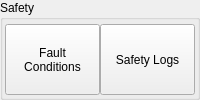
              <widget class="QWidget" name="widget_16" native="true">
               <property name="maximumSize">
                <size>
                 <width>250</width>
                 <height>16777215</height>
                </size>
               </property>
               <layout class="QHBoxLayout" name="horizontalLayout_26">
                <property name="spacing">
                 <number>6</number>
                </property>
                <property name="leftMargin">
                 <number>0</number>
                </property>
                <property name="topMargin">
                 <number>0</number>
                </property>
                <property name="rightMargin">
                 <number>0</number>
                </property>
                <property name="bottomMargin">
                 <number>0</number>
                </property>
                <item>
                 <widget class="QGroupBox" name="groupBox">
                  <property name="title">
                   <string>Safety</string>
                  </property>
                  <layout class="QHBoxLayout" name="horizontalLayout_20">
                   <property name="spacing">
                    <number>0</number>
                   </property>
                   <property name="leftMargin">
                    <number>2</number>
                   </property>
                   <property name="topMargin">
                    <number>4</number>
                   </property>
                   <property name="rightMargin">
                    <number>2</number>
                   </property>
                   <property name="bottomMargin">
                    <number>2</number>
                   </property>
                   <item>
                    <widget class="QToolButton" name="toolButton_3">
                     <property name="sizePolicy">
                      <sizepolicy hsizetype="Preferred" vsizetype="Preferred">
                       <horstretch>0</horstretch>
                       <verstretch>0</verstretch>
                      </sizepolicy>
                     </property>
                     <property name="minimumSize">
                      <size>
                       <width>77</width>
                       <height>32</height>
                      </size>
                     </property>
                     <property name="text">
                      <string>Fault
Conditions</string>
                     </property>
                     <property name="icon">
                      <iconset resource="../resources.qrc">
                       <normaloff>:/icons/icons8-close-48.png</normaloff>:/icons/icons8-close-48.png</iconset>
                     </property>
                     <property name="iconSize">
                      <size>
                       <width>48</width>
                       <height>28</height>
                      </size>
                     </property>
                     <property name="toolButtonStyle">
                      <enum>Qt::ToolButtonStyle::ToolButtonTextUnderIcon</enum>
                     </property>
                    </widget>
                   </item>
                   <item>
                    <widget class="QToolButton" name="toolButton_4">
                     <property name="sizePolicy">
                      <sizepolicy hsizetype="Preferred" vsizetype="Preferred">
                       <horstretch>0</horstretch>
                       <verstretch>0</verstretch>
                      </sizepolicy>
                     </property>
                     <property name="minimumSize">
                      <size>
                       <width>77</width>
                       <height>32</height>
                      </size>
                     </property>
                     <property name="text">
                      <string>Safety Logs</string>
                     </property>
                     <property name="icon">
                      <iconset resource="../resources.qrc">
                       <normaloff>:/icons/icons8-edit-property-48.png</normaloff>:/icons/icons8-edit-property-48.png</iconset>
                     </property>
                     <property name="iconSize">
                      <size>
                       <width>47</width>
                       <height>38</height>
                      </size>
                     </property>
                     <property name="toolButtonStyle">
                      <enum>Qt::ToolButtonStyle::ToolButtonTextUnderIcon</enum>
                     </property>
                    </widget>
                   </item>
                  </layout>
                 </widget>
                </item>
               </layout>
              </widget>
